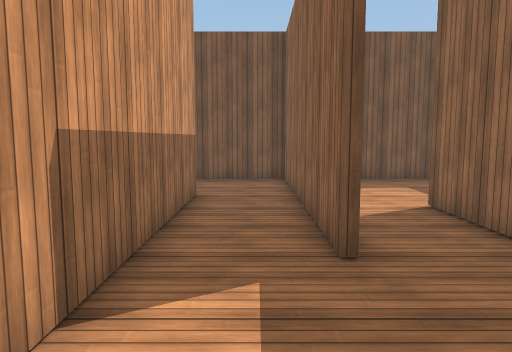
View 1 (above)

21 first-person views from a walk through a Unity game level. The camera is 1.5 m above the floor, tilts 6° down and sees 70° across. The floor is counted in squares, 1 m on a side. Each view is taken from the middle of a square. On the plan, view 1 faces up. The plan holds only what a view shows up to about 16 squares ahead; the rest is blank. The place goes on beyond the plan. Surface patterns are stand-ins for the level's own textures.

View 2
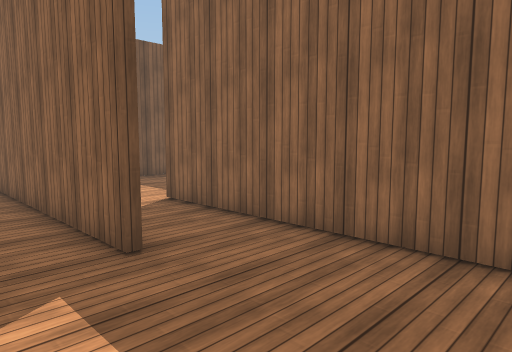

View 3
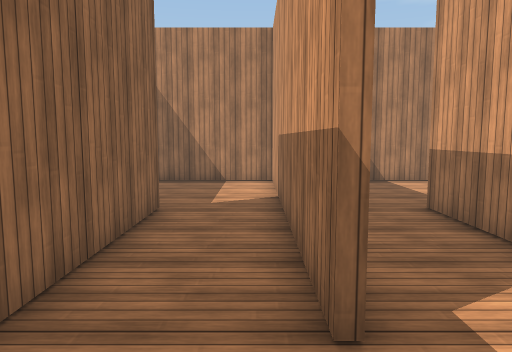

View 4
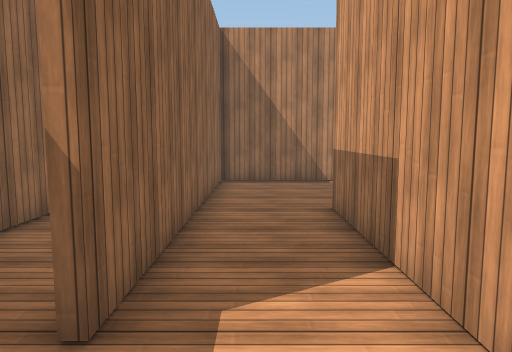

View 5
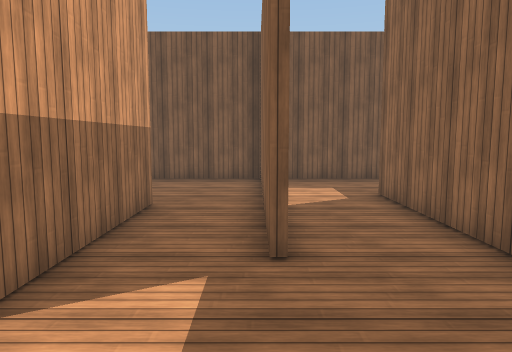

View 6
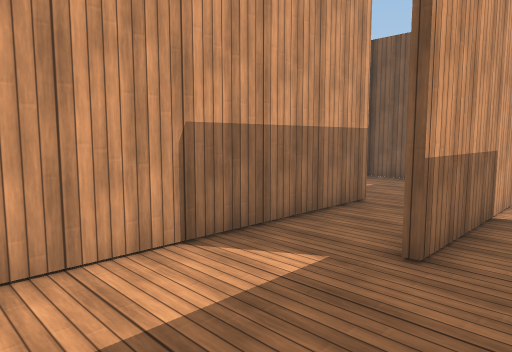

View 7
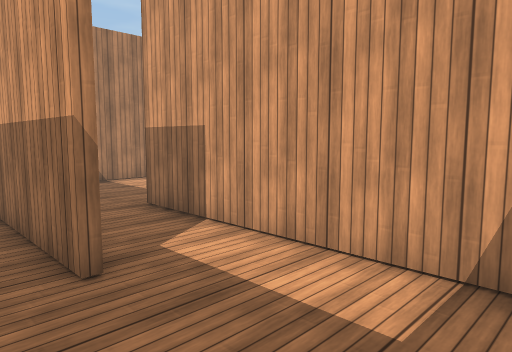

View 8
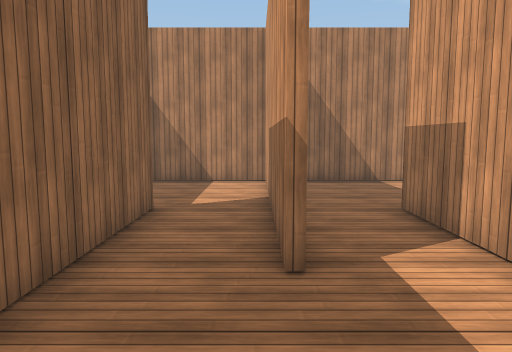

View 9
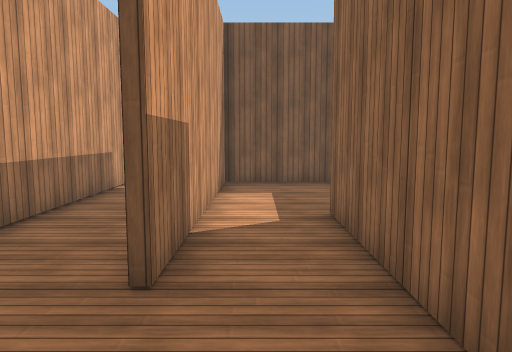

View 10
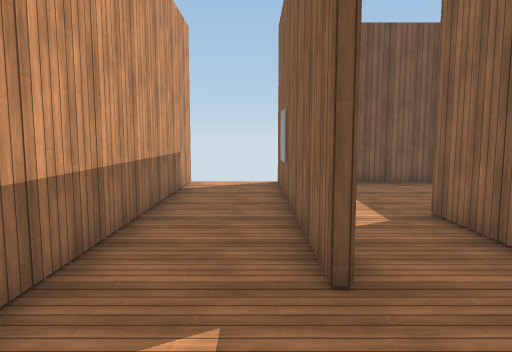

View 11
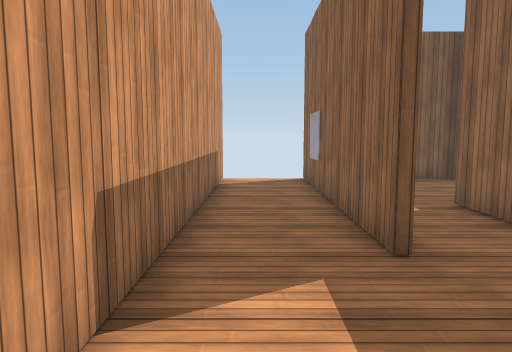

View 12
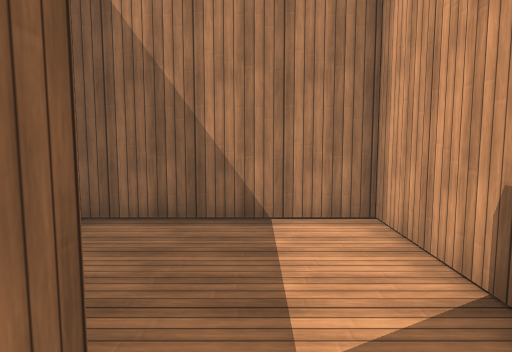

View 13
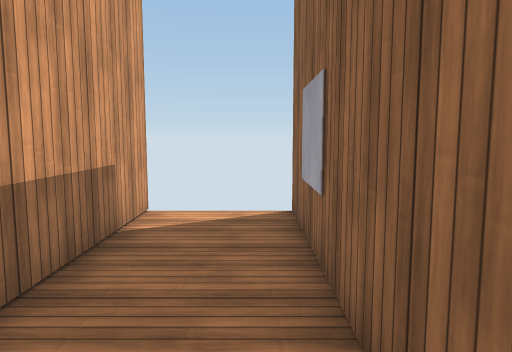

View 14
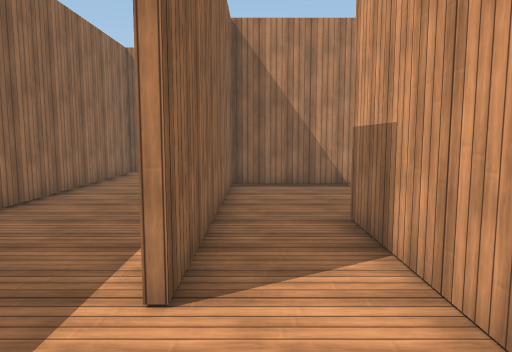

View 15
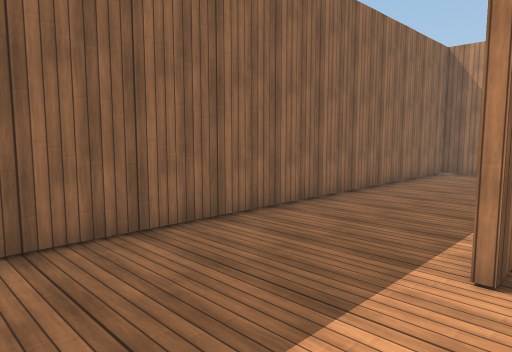

View 16
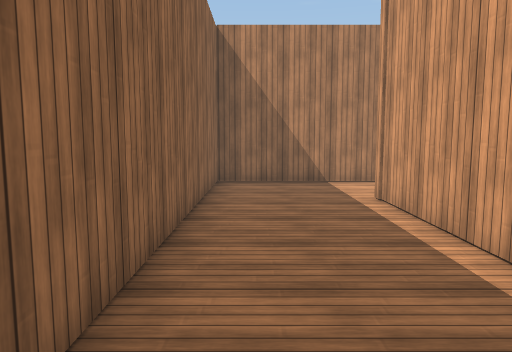

View 17
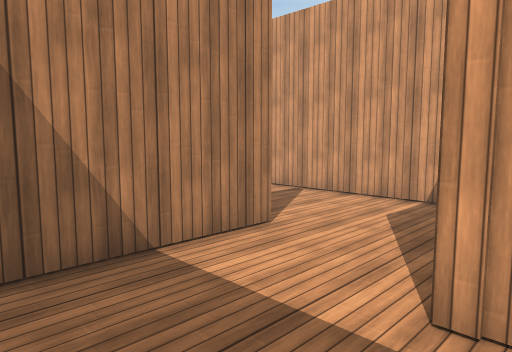

View 18
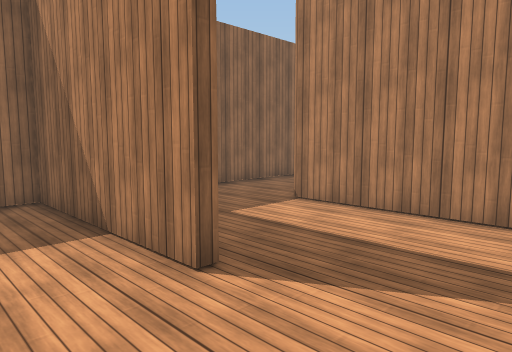

View 19
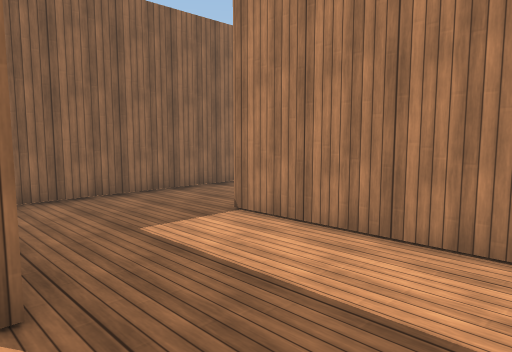

View 20
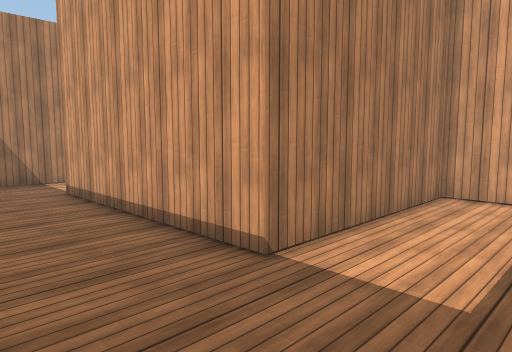

View 21
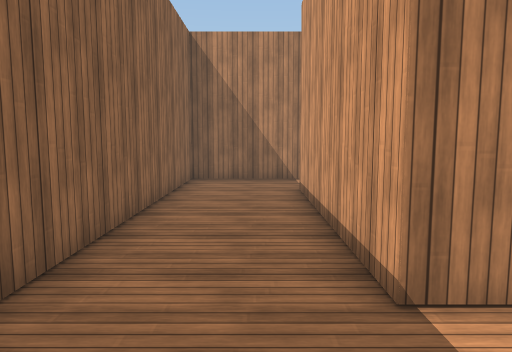

### Floor plan
Ten units are one square. View 1 is at (0, 0); x grows to the right and y downward. Boxes are objects, and circles mark ways between rooms. Rooms are numbered by the first view taken in them; rooms with no view inside come last. Other rooms are left out.
<svg viewBox="-137 -140 225 336">
<path fill="none" stroke="#000" d="M10 -44 10 -96M13 -88 13 -44M-16 6 41 6M38 5 38 -80M-16 -95 -16 1M-48 -44 -48 -86M-73 -81 -73 -2M-46 -99 -46 -44M10 -96 10 -131 -39 -131M-74 6 -18 6 -18 -95M-48 -118 -48 -131 -100 -131 -100 -84M-48 -86 -48 -101M-103 -44 -103 -134M-100 -84 -100 -44M-75 -29 -75 -81M-132 -135 -132 6 -78 6M23 48 23 43 83 43 83 -111M40 -39 40 10M-16 29 -16 91 47 91 47 165M70 -131 38 -131M56 191 83 191 83 59"/>
<circle cx="-5" cy="-100" r="3" fill="#2a7"/>
<circle cx="25" cy="-75" r="3" fill="#2a7"/>
<circle cx="-65" cy="-90" r="3" fill="#2a7"/>
<circle cx="-90" cy="-80" r="3" fill="#2a7"/>
<text x="10" y="-40">1</text>
<text x="-40" y="-60">2</text>
<text x="-80" y="-110">3</text>
<text x="-110" y="-50">4</text>
<text x="50" y="20">5</text>
</svg>
Room 1 opens to room 2. Room 1 opens to room 5. Room 2 opens to room 3. Room 3 opens to room 4.

Where each view was taken, in squares from view 1:
view 1: 0 up, 0 right, facing up
view 2: 0 up, 1 left, facing up-right
view 3: 12 up, 1 left, facing down
view 4: 12 up, 3 left, facing down
view 5: 0 up, 5 left, facing up
view 6: 0 up, 3 left, facing up-left
view 7: 12 up, 6 left, facing down-left
view 8: 12 up, 7 left, facing down
view 9: 1 up, 9 left, facing up
view 10: 1 up, 11 left, facing up
view 11: 0 up, 12 left, facing up
view 12: 6 up, 11 left, facing down
view 13: 6 up, 11 left, facing up
view 14: 11 up, 3 right, facing down
view 15: 12 up, 3 right, facing down-right
view 16: 8 up, 7 right, facing down
view 17: 0 up, 7 right, facing down-left
view 18: 2 down, 1 left, facing down-right
view 19: 4 down, 1 left, facing down-right
view 20: 6 down, 8 right, facing down-left
view 21: 6 down, 6 right, facing down
